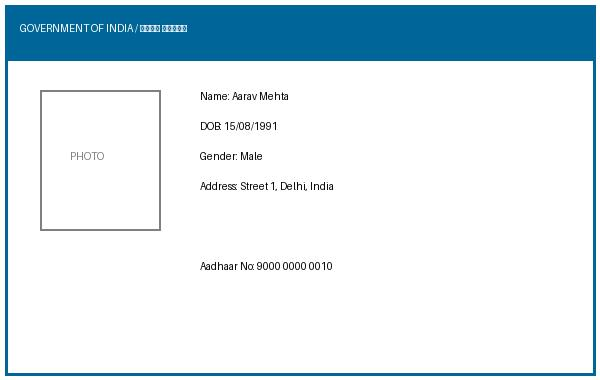
#> input picture datasets/aadhaar/aadhaar_001.jpg, 600 x 380 px
$ python -i image_processor.py   (imports and definitions only)
#> lines starting #> are read from the running program, lines starting #| are printed output that depends on the picture
#> further down, picture is the input picture: shape (380, 600, 3); mean B, G, R 236.1, 228.3, 212.4
import cv2
import numpy as np
import logging
from PIL import Image

logger = logging.getLogger("DocVisionAI.Preprocessing")

class ImagePreprocessor:
    # [86 lines left out: functions read_image_cv2, save_image_cv2, deskew, denoise, resize, not called in this run]

    @staticmethod
    def enhance_contrast(img: np.ndarray) -> np.ndarray:
        """
        Enhances image contrast using CLAHE (Contrast Limited Adaptive Histogram Equalization).
        Applies CLAHE on the L-channel of the LAB color space to preserve natural colors.
        """
        try:
            # Convert BGR to LAB
            lab = cv2.cvtColor(img, cv2.COLOR_BGR2LAB)
#> lab: shape (380, 600, 3); mean of channels 0, 1, 2 228.7, 126.9, 122.6
            l, a, b = cv2.split(lab)
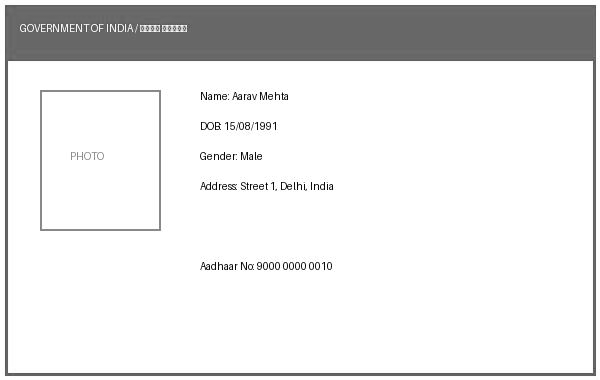
#> l: shape (380, 600); min 0, max 255, mean 228.7
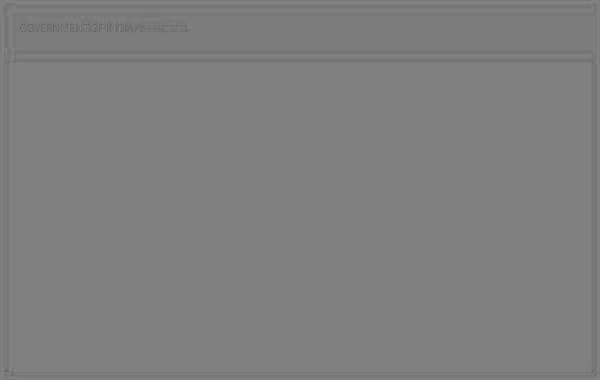
#> a: shape (380, 600); min 101, max 134, mean 126.9
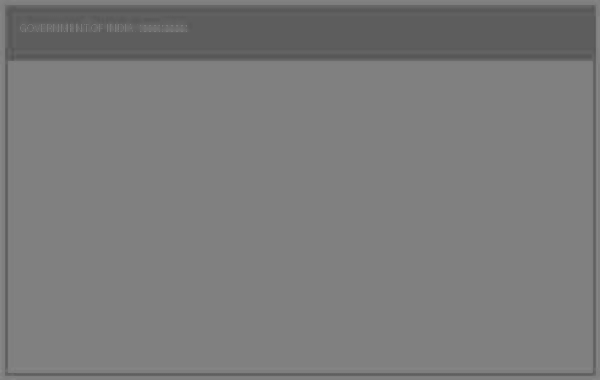
#> b: shape (380, 600); min 84, max 139, mean 122.6

            # Apply CLAHE
            clahe = cv2.createCLAHE(clipLimit=2.0, tileGridSize=(8, 8))
            cl = clahe.apply(l)

            # Merge back and convert to BGR
            limg = cv2.merge((cl, a, b))
#> limg: shape (380, 600, 3); mean of channels 0, 1, 2 228.2, 126.9, 122.6
            enhanced = cv2.cvtColor(limg, cv2.COLOR_LAB2BGR)
            return enhanced
        except Exception as e:
            logger.error(f"Error during contrast enhancement: {e}. Returning original.")
            return img

    # [23 lines left out: function preprocess_image, not called in this run]

>>> import cv2
>>> picture = cv2.imread('../../datasets/aadhaar/aadhaar_001.jpg')
>>> result = ImagePreprocessor().enhance_contrast(picture)
